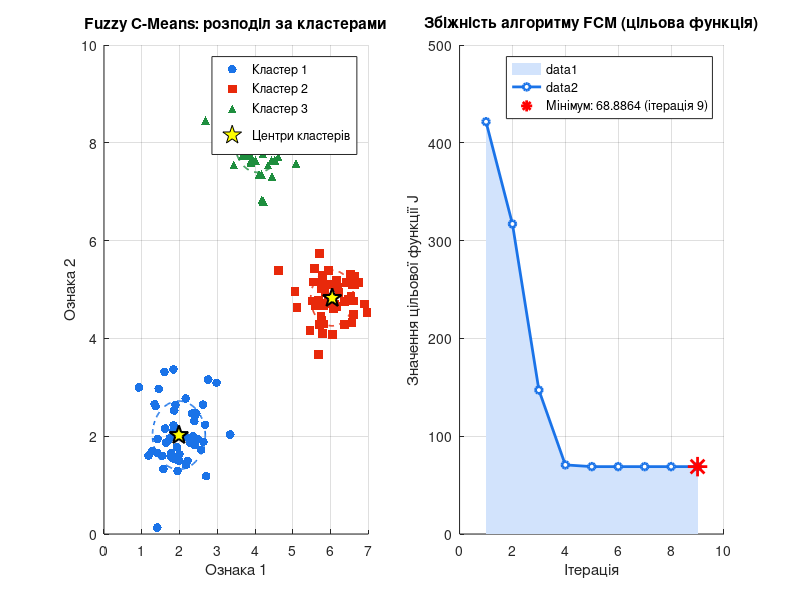

The MATLAB script that drew this image: (Note: this script raises an error after producing the figure.)
%% =====================================================================
%  Кластеризація методами нечіткої логіки (Fuzzy C-Means)
%  Командний рядок + побудова графіків
%  =====================================================================
%  MATLAB Toolbox: Fuzzy Logic Toolbox
%  Функція: fcm() — Fuzzy C-Means clustering
%  =====================================================================

clc; clear; close all;

%% --- 1. Генерація або завантаження вхідних даних -------------------
rng(42);   % для відтворюваності результатів

% Три синтетичні кластери у 2D-просторі
group1 = [randn(50,1)*0.5 + 2,  randn(50,1)*0.5 + 2 ];
group2 = [randn(50,1)*0.5 + 6,  randn(50,1)*0.5 + 5 ];
group3 = [randn(50,1)*0.5 + 4,  randn(50,1)*0.5 + 8 ];

data = [group1; group2; group3];   % матриця даних N×2

%% --- 2. Параметри алгоритму FCM ------------------------------------
numClusters  = 3;      % кількість кластерів
options      = [2.0,   ... % m — показник нечіткості (m > 1, зазвичай 2)
                100,   ... % maxIter — максимальна кількість ітерацій
                1e-5,  ... % minImprovement — поріг зупинки
                1];        % displayInfo — 1 = виводити прогрес у консоль

%% --- 3. Виклик fcm() з ДОДАТКОВИМ набором параметрів ---------------
%    [centers, U, objFun] = fcm(data, numClusters, options)
%    centers  — матриця центрів кластерів (numClusters × numFeatures)
%    U        — матриця нечіткої приналежності (numClusters × N)
%    objFun   — вектор значень цільової функції на кожній ітерації

fprintf('=== Запуск FCM кластеризації ===\n');
fprintf('Кількість кластерів : %d\n', numClusters);
fprintf('Показник нечіткості : %.1f\n', options(1));
fprintf('Макс. ітерацій      : %d\n', options(2));
fprintf('Поріг зупинки       : %g\n\n', options(3));

[centers, U, objFun] = fcm(data, numClusters, options);

%% --- 4. Визначення «жорстких» кластерів для візуалізації -----------
[~, clusterIdx] = max(U);   % індекс кластера з макс. приналежністю

%% --- 5. Вивід центрів кластерів у консоль --------------------------
fprintf('\n=== Центри кластерів ===\n');
fprintf('%-10s %-12s %-12s\n', 'Кластер', 'X (ознака 1)', 'Y (ознака 2)');
fprintf('%s\n', repmat('-',1,36));
for k = 1:numClusters
    fprintf('%-10d %-12.4f %-12.4f\n', k, centers(k,1), centers(k,2));
end

fprintf('\nЦільова функція (остання ітерація): %.6f\n', objFun(end));
fprintf('Всього ітерацій виконано         : %d\n\n', numel(objFun));

%% --- 6. Графіки -------------------------------------------------------
colors = {'#1a73e8','#e8290b','#1e8e3e'};   % синій, червоний, зелений
markers = {'o','s','^'};

figure('Name','FCM — Результати кластеризації','NumberTitle','off', ...
       'Color','white','Position',[100 100 1200 500]);

% ---- 6a. Розподіл точок за кластерами ----
subplot(1,2,1); hold on; grid on;
for k = 1:numClusters
    idx = (clusterIdx == k);
    scatter(data(idx,1), data(idx,2), 40, ...
            'Marker', markers{k}, ...
            'MarkerFaceColor', colors{k}, ...
            'MarkerEdgeColor', 'none', ...
            'DisplayName', sprintf('Кластер %d', k));
end
% Нанесення центрів
scatter(centers(:,1), centers(:,2), 200, 'k', 'p', ...
        'MarkerFaceColor','yellow', 'MarkerEdgeColor','k', ...
        'LineWidth',1.5, 'DisplayName','Центри кластерів');

% Кола (радіус = середньозважене відхилення) навколо центрів
theta = linspace(0, 2*pi, 200);
for k = 1:numClusters
    idx   = (clusterIdx == k);
    r     = mean(sqrt(sum((data(idx,:) - centers(k,:)).^2, 2)));
    xc    = centers(k,1) + r*cos(theta);
    yc    = centers(k,2) + r*sin(theta);
    plot(xc, yc, '--', 'Color', colors{k}, 'LineWidth',1.2, ...
         'HandleVisibility','off');
end

xlabel('Ознака 1'); ylabel('Ознака 2');
title('Fuzzy C-Means: розподіл за кластерами');
legend('Location','best','FontSize',9);
hold off;

% ---- 6b. Зміна цільової функції (збіжність) ----
subplot(1,2,2); hold on; grid on;
iters = 1:numel(objFun);
area(iters, objFun, 'FaceColor','#d2e3fc', 'EdgeColor','none');
plot(iters, objFun, '-o', ...
     'Color','#1a73e8', 'LineWidth',2, ...
     'MarkerFaceColor','white', 'MarkerEdgeColor','#1a73e8', ...
     'MarkerSize',5);

% Позначити мінімум
[minVal, minIt] = min(objFun);
plot(minIt, minVal, 'r*', 'MarkerSize',14, 'LineWidth',2, ...
     'DisplayName', sprintf('Мінімум: %.4f (ітерація %d)', minVal, minIt));

xlabel('Ітерація'); ylabel('Значення цільової функції J');
title('Збіжність алгоритму FCM (цільова функція)');
legend('Location','best','FontSize',9);
hold off;

sgtitle('Кластеризація методами нечіткої логіки — Fuzzy C-Means', ...
        'FontSize',13,'FontWeight','bold');

%% --- 7. Матриця приналежностей (перші 10 точок) --------------------
fprintf('\n=== Матриця нечіткої приналежності U (перші 10 точок) ===\n');
header = sprintf('%-8s', 'Точка');
for k = 1:numClusters
    header = [header, sprintf('  Кластер%d', k)]; %#ok<AGROW>
end
fprintf('%s\n%s\n', header, repmat('-',1,8+11*numClusters));
for i = 1:10
    row = sprintf('%-8d', i);
    for k = 1:numClusters
        row = [row, sprintf('  %9.4f', U(k,i))]; %#ok<AGROW>
    end
    fprintf('%s\n', row);
end

fprintf('\n=== Готово! ===\n');
